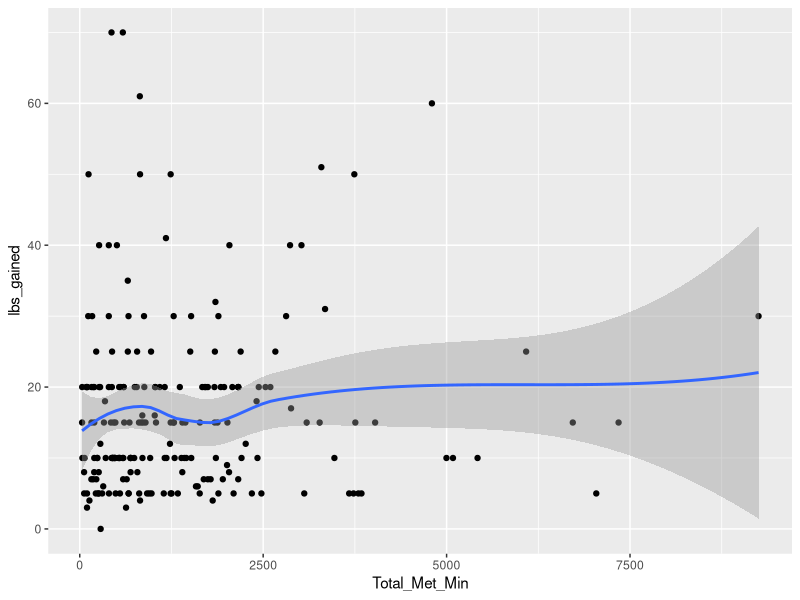
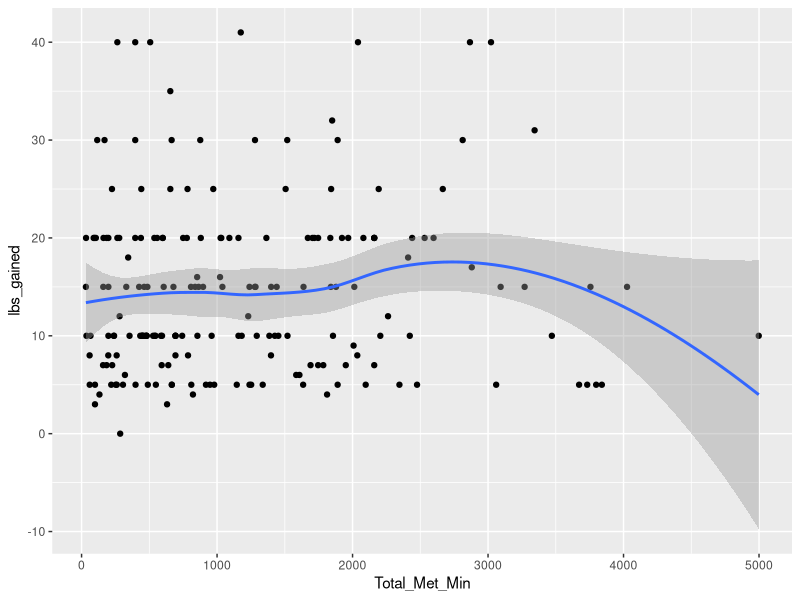

The R source for these figures, in order:
## ---- chunk 1
knitr::opts_chunk$set(echo = TRUE)
## ---- chunk 2
library(tidyr)
library(ggplot2)
## ---- chunk 3
dat <- read.csv('Practicum 1 Data.csv', header = TRUE)

names(dat)[names(dat) == "Vig ex Time"] <- "Vig.ex.Time"
names(dat)[names(dat) == "Mod ex time"] <- "Mod.ex.time"
names(dat)[names(dat) == "Walk ex Time"] <- "Walk.ex.Time"

dat1 <- dat[, c("shift", "gender", "Age", "height", "weightgain", "lbs_gained", "bweight", "BMI", "Vig.ex.Time", "Mod.ex.time", "Walk.ex.Time", "Total_Met_Min")]
## ---- chunk 4
i = 1
for (obs in dat1$Total_Met_Min){
  
  if (obs == "" || is.na(obs)) {
    dat1$Total_Met_Min[i] = (8 * as.numeric(dat1$Vig.ex.Time[i])) + (4 * as.numeric(dat1$Mod.ex.time[i])) + (3.3 * as.numeric(dat1$Walk.ex.Time[i]))
  }
  
  if (is.na(dat1$Total_Met_Min[i]) || dat1$Total_Met_Min[i] == 0) { #keep values where Total_Met_Min=0?
    dat1 = dat1[-i,]
  } else {
    i = i + 1
  }
  
}
## ---- chunk 5
i = 1
for (obs in dat1$lbs_gained) {
  if (obs == "" || is.na(obs)) {
    dat1 = dat1[-i,]
  } else {
    i = i + 1
  }
}
## ---- chunk 6
dat1$Total_Met_Min = as.numeric(dat1$Total_Met_Min)
## ---- chunk 7
lm = lm(lbs_gained ~ Total_Met_Min, data = dat1)

summary(lm)
## ---- chunk 8
ggplot(data = dat1, aes(x = Total_Met_Min, y = lbs_gained)) + geom_point() + geom_smooth()
## ---- chunk 9
i = 1
for (obs in dat1$lbs_gained) {
  if (obs > 45) {
    dat1 = dat1[-i,]
  } else {
    i = i + 1
  }
}
## ---- chunk 10
i = 1
for (obs in dat1$Total_Met_Min) {
  if (obs >= 5000) {
    dat1 = dat1[-i,]
  } else {
    i = i + 1
  }
}
## ---- chunk 11
lm = lm(lbs_gained ~ Total_Met_Min, data = dat1)

summary(lm)
## ---- chunk 12
ggplot(data = dat1, aes(x = Total_Met_Min, y = lbs_gained)) + geom_point() + geom_smooth()
